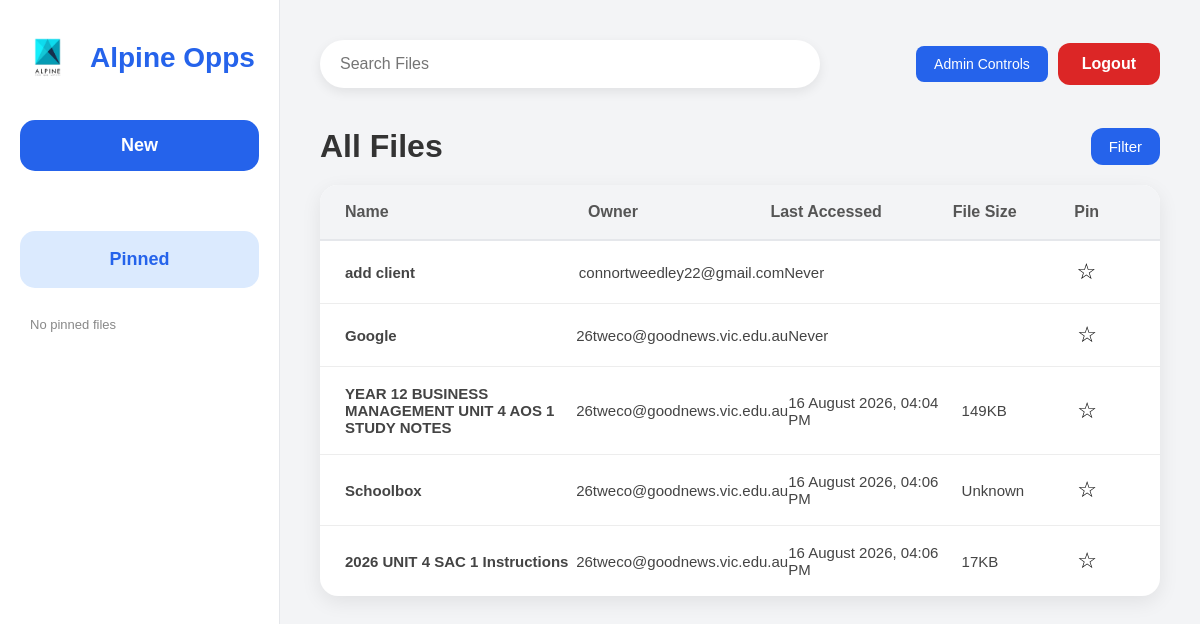
Page /dashboard (signed in) on the earlier database version.
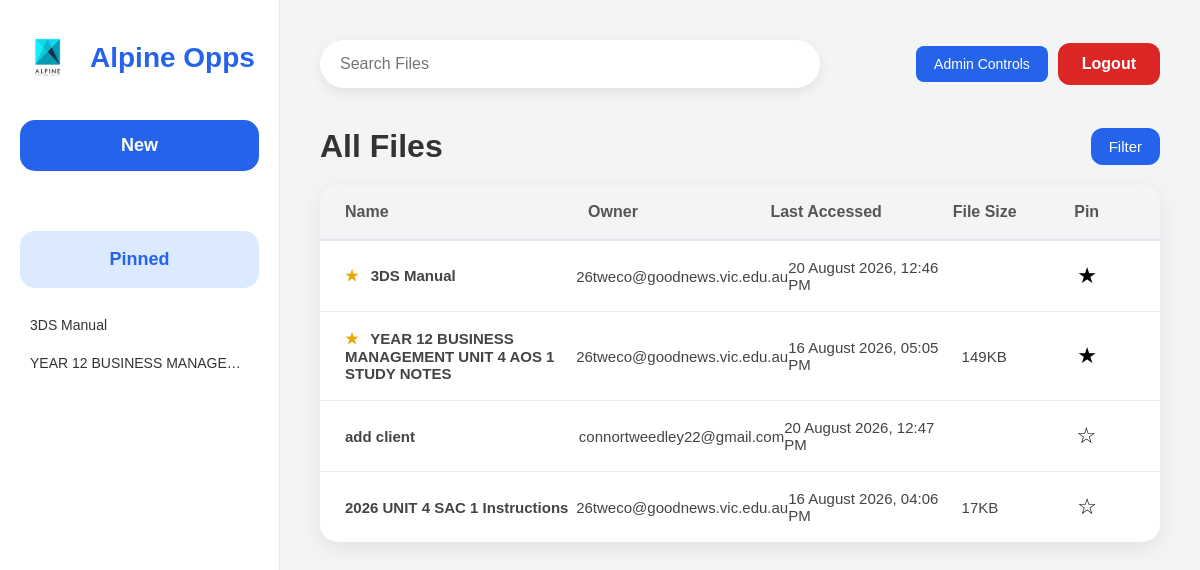
Same page on the later database version.
### tables this page shows
CREATE TABLE Files (

        FileID INTEGER PRIMARY KEY AUTOINCREMENT,

        FileName TEXT NOT NULL,

        FileType TEXT NOT NULL,

        FileURL TEXT NOT NULL,

        FileOwner TEXT NOT NULL,

        LastAccessed TEXT NOT NULL,

        FileSize TEXT,

        IsPinned INTEGER DEFAULT 0

    );

### app.py (the view)
@app.route("/dashboard")
def dashboard():
    if "email" not in session:
        return redirect(url_for("login_page"))
    connection = sqlite3.connect(DATABASE)
    connection.row_factory = sqlite3.Row
    cursor = connection.cursor()
    cursor.execute("""
        SELECT *
        FROM Files
        ORDER BY IsPinned DESC, FileID DESC
    """)
    files = cursor.fetchall()
    cursor.execute("""
        SELECT *
        FROM Files
        WHERE IsPinned = 1
        ORDER BY FileName
    """)
    pinned_files = cursor.fetchall()
    connection.close()
    return render_template(
        "dashboard.html",
        files=files,
        pinned_files=pinned_files
    )

### templates/dashboard.html (shortened to what this page needs)
<!DOCTYPE html>
<html lang="en">
<head>
    <link
        rel="stylesheet"
        href="{{ url_for('static', filename='css/dashboard.css') }}"
    >
</head>
<body>
<div class="container">
    <aside class="sidebar">
        <div class="logo">
            <img
                src="{{ url_for('static', filename='images/logo.png') }}"
                alt="Logo"
            >
            <h2>Alpine Opps</h2>
        </div>
        <form action="{{ url_for('newfile') }}" method="GET">
            <button type="submit" class="new-btn">
                New
            </button>
        </form>
        <div class="pinned-section">
            <h3 class="pinned-title">Pinned</h3>
            {% if pinned_files %}
                {% for file in pinned_files %}
                    <a
                        class="pinned-file"
                        href="{{ url_for('open_file', file_id=file['FileID']) }}"
                        target="_blank"
                    >
                        {{ file["FileName"] }}
                    </a>
                {% endfor %}
            {% else %}
                <p class="no-pinned-files">
                    No pinned files
                </p>
            {% endif %}
        </div>
    </aside>
    <main class="main-content">
        <header class="topbar">
            <div class="search-box">
                <input
                    type="text"
                    id="searchInput"
                    placeholder="Search Files"
                    autocomplete="off"
                >
            </div>
            <div class="account-buttons">
                {% if session.get("role") == "Admin" %}
                    <a
                        href="{{ url_for('admin') }}"
                        class="admin-btn"
                    >
                        Admin Controls
                    </a>
                {% endif %}
                <a
                    href="{{ url_for('logout') }}"
                    class="logout-btn"
                >
                    Logout
                </a>
            </div>
        </header>
        <section class="files-header">
            <h1>All Files</h1>
            <div class="filter-container">
                <button
                    class="filter-btn"
                    id="filterButton"
                    type="button"
                >
                    Filter
                </button>
            </div>
        </section>
        <section class="file-table">
            <div class="table-head">
                <div>Name</div>
                <div>Owner</div>
                <div>Last Accessed</div>
                <div>File Size</div>
                <div>Pin</div>
            </div>
            {% for file in files %}
                <div
                    class="table-row"
                    data-file-type="{{ file['FileType'] | lower }}"
                    data-owner="{{ file['FileOwner'] | lower }}"
                    data-pinned="{{ file['IsPinned'] }}"
                    onclick="window.open('{{ url_for('open_file', file_id=file['FileID']) }}', '_blank')"
                    tabindex="0"
                    role="button"
                    onkeydown="if(event.key==='Enter' || event.key===' '){
                    event.preventDefault();
                    window.open('{{ url_for('open_file', file_id=file['FileID']) }}', '_blank');
                    }" >
                    <div class="file-name">
                        {% if file["IsPinned"] == 1 %}
                            <span class="pin-icon">★</span>
                        {% endif %}
                        {{ file["FileName"] }}
                    </div>
                    <div>
                        {{ file["FileOwner"] }}
                    </div>
                    <div>
                        {{ file["LastAccessed"] }}
                    </div>
                    <div>
                        {{ file["FileSize"] }}
                    </div>
                <form
                    action="{{ url_for('toggle_pin', file_id=file['FileID']) }}"
                    method="POST"
                    class="pin-form"
                    onclick="event.stopPropagation();"
                >
                    <button
                        type="submit"
                        class="pin-button"
                    >
                        {% if file["IsPinned"] == 1 %}
                            ★
                        {% else %}
                            ☆
                        {% endif %}
                    </button>
                </form>
                </div>
        {% else %}
            <div class="empty-files">
                No files are currently available.
            </div>
        {% endfor %}
    </section>
</body>
</html>

### static/css/dashboard.css (style rules this page uses)
* { margin:0; padding:0; box-sizing:border-box; font-family:Arial, Helvetica, sans-serif; }
body { background:#f3f4f6; color:#333; }
.container { display:flex; height:100vh; }
.sidebar { width:280px; background:#ffffff; border-right:1px solid #e5e7eb; padding:30px 20px; display:flex; flex-direction:column; }
.pinned-title { text-align: center; font-size: 18px; font-weight: bold; color: #2563eb; background-color: #dbeafe; padding: 18px; border-radius: 15px; margin: 0 0 20px 0; }
.pinned-section { margin-top: 30px; }
.pinned-file { display: block; padding: 9px 10px; margin-bottom: 4px; border-radius: 6px; color: #333; text-decoration: none; font-size: 14px; overflow: hidden; white-space: nowrap; text-overflow: ellipsis; }
.pin-button { border: none; background: none; outline: none; padding: 0; font-size: 22px; cursor: pointer; }
.logo { display:flex; align-items:center; gap:15px; margin-bottom:35px; }
.logo img { width:55px; }
.logo h2 { font-size:28px; color:#2563eb; }
.new-btn { width:100%; padding:15px; border:none; border-radius:15px; background:#2563eb; color:white; font-size:18px; font-weight:bold; cursor:pointer; margin-bottom:30px; transition:.2s; }
.main-content { flex:1; padding:40px; }
.topbar { display:flex; justify-content:space-between; align-items:center; margin-bottom:40px; }
.search-box { width:500px; }
.search-box input { width:100%; padding:15px 20px; border:none; border-radius:30px; background:white; font-size:16px; outline:none; box-shadow:0 4px 12px rgba(0,0,0,.08); }
.logout-btn { text-decoration:none; background:#dc2626; color:white; padding:12px 24px; border-radius:12px; font-weight:bold; transition:.2s; }
.files-header { display:flex; justify-content:space-between; align-items:center; margin-bottom:25px; }
.files-header h1 { font-size:34px; font-weight:600; }
.filter-btn { background:#2563eb; color:white; border:none; border-radius:12px; padding:12px 24px; font-size:15px; cursor:pointer; transition:.2s; }
.file-table { background:white; border-radius:18px; overflow:hidden; box-shadow:0 8px 20px rgba(0,0,0,.08); }
.table-head { display:grid; grid-template-columns:2.2fr 1.5fr 1.4fr 0.8fr 60px; background:#f8fafc; padding:20px 30px; font-weight:bold; color:#666; border-bottom:2px solid #e5e7eb; }
.table-row { display:grid; grid-template-columns:2.2fr 1.5fr 1.4fr 0.8fr 60px; padding:20px 30px; border-bottom:1px solid #f1f1f1; transition:.2s; }
.table-row:last-child { border-bottom:none; }
.table-row div:first-child { font-weight:600; }
.files-header { display:flex; justify-content:space-between; align-items:center; margin-bottom:20px; }
.files-header h1 { font-size:32px; color:#333; font-weight:600; }
.filter-btn { display:flex; align-items:center; gap:8px; padding:10px 18px; border:none; border-radius:12px; background:#2563eb; color:white; cursor:pointer; font-size:15px; transition:.2s; }
.file-table { background:white; border-radius:18px; overflow:hidden; box-shadow:0 6px 20px rgba(0,0,0,.08); }
.table-head { display:grid; grid-template-columns: 2fr 1.5fr 1.5fr 1fr 0.5fr; background:#f3f4f6; padding:18px 25px; font-weight:bold; color:#555; border-bottom:2px solid #e5e7eb; }
.table-row { display:grid; grid-template-columns: 2fr 1.5fr 1.5fr 1fr 0.5fr; padding:18px 25px; align-items:center; border-bottom:1px solid #ededed; transition:.2s; font-size:15px; }
.table-row div { color:#444; }
.pin-icon { margin-right: 8px; color: #e6a700; }
.search-box { position: relative; }
.filter-container { position: relative; }
.filter-btn { cursor: pointer; }
.account-buttons { display: flex; align-items: center; gap: 10px; }
.admin-btn { padding: 10px 18px; background-color: #2563eb; color: white; text-decoration: none; border-radius: 8px; font-size: 14px; }

Differences in the rows shown:
removed Files: FileName "Google", FileOwner "26tweco@goodnews.vic.edu.au", LastAccessed "Never", shown under "All Files"
removed Files: FileName "Schoolbox", FileOwner "26tweco@goodnews.vic.edu.au", LastAccessed "16 August 2026, 04:06 PM", FileSize "Unknown", shown under "All Files"
added Files: FileName "3DS Manual", FileOwner "26tweco@goodnews.vic.edu.au", LastAccessed "20 August 2026, 12:46 PM"
now on one of the page's lists (row edited): Files: FileName "YEAR 12 BUSINESS MANAGE…"
changed Files "YEAR 12 BUSINESS MANAGEMENT UNIT 4 AOS 1 STUDY NOTES": LastAccessed "16 August 2026, 04:04 PM" → "16 August 2026, 05:05 PM"; IsPinned "☆" → "★ ★"; moves up the list
changed Files "add client": LastAccessed "Never" → "20 August 2026, 12:47 PM"
Other differences:
text no longer shown: "No pinned files"
